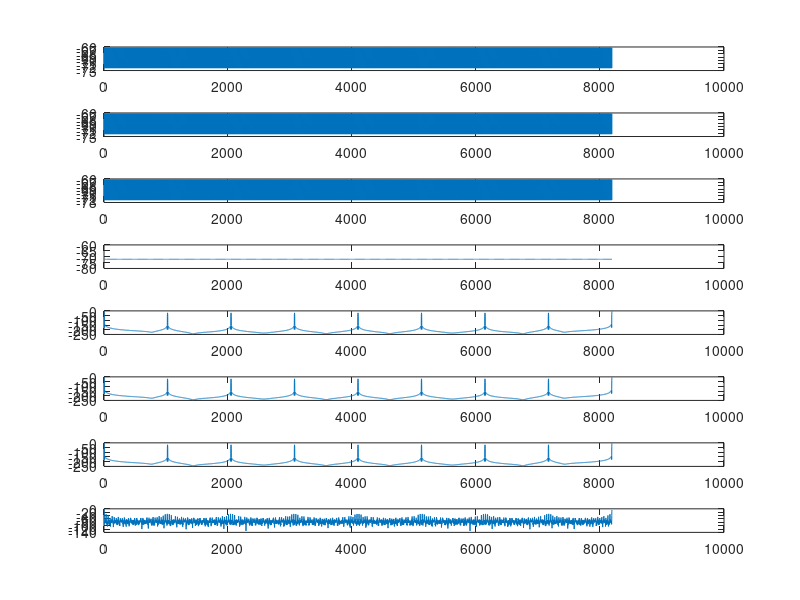

Reproduce this figure in MATLAB.
% Uppgift 1 %
close all

N = 8;
n = 0:1000;
i1 = sin(0.25*pi.*n);
i2 = 0.75*cos((0.5*pi*n)+0.05*pi);
i3 = 0.5*sin((0.75*pi*n)+0.1*pi);
x = i1+i2+i3;
X=fft(x,N);

subplot(2,1,1);
stem(abs(X));       % |x|
ylabel('abs','FontName','times','fontSize',18); 
subplot(2,1,2);
stem(angle(X));     %
ylabel('angle','FontName','times','fontSize',18); 

% COMPARE THE ABS AND ANGLE OF PREP 2 %
% COMPARE THE ABS AND ANGLE OF PREP 2 %

%% 
% Uppgift 2-A %
close all

N1 = 8192;          % Default sample rate
N2 = 10004;
N3 = 16384;
n1=0:(N1-1);
n2=0:(N2-1);
n3=0:(N3-1);
x1 = cos(0.25*pi*n1);
x2 = cos(0.25*pi*n2);
x3 = cos(0.25*pi*n3);
% Calculate N-point DFT
X1=fft(x1,N1);
X2=fft(x2,N2);
X3=fft(x3,N3);
% Quantity of the Y-axis with log-scale
L1 = 20*log10(2*abs(X1)/N1);
L2 = 20*log10(2*abs(X2)/N2);
L3 = 20*log10(2*abs(X3)/N3);

subplot(3,1,1);
plot(L1);
xlabel('N1 (8192)','FontName','times','fontSize',18);
ylabel('Ampl spect','FontName','times','fontSize',12); 
subplot(3,1,2);
plot(L2);
%plot(X2);
xlabel('N2 (10004)','FontName','times','fontSize',18);
ylabel('Ampl spect','FontName','times','fontSize',12); 
subplot(3,1,3);
plot(L3);
xlabel('N3 (16384)','FontName','times','fontSize',18);
ylabel('Ampl spect','FontName','times','fontSize',12); 

%% 
% Uppgift 2-B %
close all

N1 = 8192;
N2 = 10004;
N3 = 16384;
k1 = 0:N1-1;
k2 = 0:N2-1;
k3 = 0:N3-1;
n1=0:(N1-1);
n2=0:(N2-1);
n3=0:(N3-1);
x1 = cos(0.25*pi*n1);
x2 = cos(0.25*pi*n2);
x3 = cos(0.25*pi*n3);
w1 = window(@blackmanharris,N1)';
w2 = window(@blackmanharris,N2)';
w3 = window(@blackmanharris,N3)';
% Calculate N-point DFT
X1=fft(x1.*w1,N1);
X2=fft(x2.*w2,N2);
X3=fft(x3.*w3,N3);
% Quantity of the Y-axis
L1 = 20*log10(2*abs(X1)/N1);
L2 = 20*log10(2*abs(X2)/N2);
L3 = 20*log10(2*abs(X3)/N3);

subplot(3,1,1);
plot(L1);
subplot(3,1,2);
plot(L2);
subplot(3,1,3);
plot(L3);

%% 
% Uppgift 3-A %
close all

N1 = 8192;
N2 = 10004;
N3 = 16384;
n1=0:(N1-1);
n2=0:(N2-1);
n3=0:(N3-1);
x1 = cos(0.249*pi*n1);
x2 = cos(0.249*pi*n2);
x3 = cos(0.249*pi*n3);
% Calculate N-point DFT
X1=fft(x1,N1);
X2=fft(x2,N2);
X3=fft(x3,N3);
% Quantity of the Y-axis
L1 = 20*log10(2*abs(X1)/N1);
L2 = 20*log10(2*abs(X2)/N2);
L3 = 20*log10(2*abs(X3)/N3);

subplot(3,1,1);
plot(L1);
subplot(3,1,2);
plot(L2);
subplot(3,1,3);
plot(L3);

%% 
% Uppgift 3-B %
close all

N1 = 8192;
N2 = 10004;
N3 = 16384;
k1 = 0:N1-1;
k2 = 0:N2-1;
k3 = 0:N3-1;
n1=0:(N1-1);
n2=0:(N2-1);
n3=0:(N3-1);
x1 = cos(0.249*pi*n1);
x2 = cos(0.249*pi*n2);
x3 = cos(0.249*pi*n3);
w1 = window(@blackmanharris,N1)';
w2 = window(@blackmanharris,N2)';
w3 = window(@blackmanharris,N3)';
% Calculate N-point DFT
X1=fft(x1.*w1,N1);
X2=fft(x2.*w2,N2);
X3=fft(x3.*w3,N3);
% Quantity of the Y-axis
L1 = 20*log10(2*abs(X1)/N1);
L2 = 20*log10(2*abs(X2)/N2);
L3 = 20*log10(2*abs(X3)/N3);

subplot(3,1,1);
plot(L1);
subplot(3,1,2);
plot(L2);
subplot(3,1,3);
plot(L3);

%% 
% Uppgift 4 %
close all

N1 = 8192;
N2 = 10004;
N3 = 16384;
n1=0:(N1-1);
n2=0:(N2-1);
n3=0:(N3-1);
% "For both x(n) = cos(0.25*pi*n)"
x1 = cos(0.25*pi*n1);
x2 = cos(0.25*pi*n2);
x3 = cos(0.25*pi*n3);
% "and x(n) = cos(0.249*pi*n)"
x4 = cos(0.249*pi*n1);
x5 = cos(0.249*pi*n2);
x6 = cos(0.249*pi*n3);
% Quantaize samples to 10 bits
B = 10;
Y1 =  round(x1*2^(B-1)/2^B-1);
Y4 =  round(x4*2^(B-1)/2^B-1);
% compute the spectra for Q(x(n) = cos(0.25*pi*n))
L1 = 20*log10(2*abs(Y1)/N1);
% compute the spectra for Q(x(n) = cos(0.249*pi*n))
L2 = 20*log10(2*abs(Y4)/N1);

%Plot the spectra in dB scale
subplot(4,1,1);
plot(L1);
subplot(4,1,2);
plot(L2);
%Define blackman-harris, fft for quantized signals
w1 = window(@blackmanharris,N1)';
X1=fft(Y1.*w1,N1);
X4=fft(Y4.*w1,N1);
%Compute spectra in dB scale, Not quantized?
L3 = 20*log10(2*abs(X1)/N1);
L4 = 20*log10(2*abs(X4)/N1);

%Plot the spectra in dB scale, with blackmanharris window
subplot(4,1,3);
plot(L3);
subplot(4,1,4);
plot(L4);

%% 
% Uppgift 5 %
close all

N1 = 8192;
N2 = 10004;
N3 = 16384;
n1=0:(N1-1);
n2=0:(N2-1);
n3=0:(N3-1);
% "For both x(n) = cos(0.25*pi*n)"
x1 = cos(0.25*pi*n1);
x2 = cos(0.25*pi*n2);
x3 = cos(0.25*pi*n3);
% "and x(n) = cos(0.249*pi*n)"
x4 = cos(0.249*pi*n1);
x5 = cos(0.249*pi*n2);
x6 = cos(0.249*pi*n3);
% Quantaize samples to 10 bits
B = 10;
C = 16;
Y1 =  round(x1*2^(B-1)/2^B-1); % 10 bits 0.25
Y2 =  round(x1*2^(C-1)/2^C-1); % 16 bits 0.25
Y3 =  round(x1*2^(C-1)/2^C-1); % 10 bits 0.249
Y4 =  round(x4*2^(B-1)/2^B-1); % 16 bits 0.249
   
% compute the spectra for Q(x(n) = cos(0.25*pi*n))
L1 = 20*log10(2*abs(Y1)/N1); % 10 bits
L2 = 20*log10(2*abs(Y2)/N1); % 16 bits
% compute the spectra for Q(x(n) = cos(0.249*pi*n))
L3 = 20*log10(2*abs(Y3)/N1); % 10 bits
L4 = 20*log10(2*abs(Y4)/N1); % 16 bits
%Plot the spectra in dB scale
subplot(8,1,1);
plot(L1); %10 bits 0.25
subplot(8,1,2);
plot(L2);  %16 bits 0.25
subplot(8,1,3);
plot(L3); %10 bits 0.249
subplot(8,1,4);
plot(L4); %16 bits 0.249
%Define blackman-harris, fft for quantized signals
w1 = window(@blackmanharris,N1)';
X1=fft(Y1.*w1,N1); % 10 bits 0.25
X2=fft(Y2.*w1,N1); % 16 bits 0.25
X3=fft(Y3.*w1,N1); % 10 bits 0.249
X4=fft(Y4.*w1,N1); % 16 bits 0.249
%Compute spectra in dB scale, Not quantized?
L5 = 20*log10(2*abs(X1)/N1); % 10 bits 0.25
L6 = 20*log10(2*abs(X2)/N1); % 16 bits 0.25
L7 = 20*log10(2*abs(X3)/N1); % 10 bits 0.249
L8 = 20*log10(2*abs(X4)/N1); % 16 bits 0.249

%Plot the spectra in dB scale, with blackmanharris window
subplot(8,1,5); %10 bits 0.25
plot(L5);
subplot(8,1,6); %16 bits 0.25
plot(L6);
subplot(8,1,7);%10 bits 0.249
plot(L7);
subplot(8,1,8);%16 bits 0.249
plot(L8);

%% 
% Uppgift 6 %
close all

N1 = 8192;
N2 = 10004;
N3 = 16384;
n1=0:(N1-1);
n2=0:(N2-1);
n3=0:(N3-1);
% "For both x(n) = cos(0.25*pi*n)"
x1 = cos(0.25*pi*n1);
x2 = cos(0.25*pi*n2);
x3 = cos(0.25*pi*n3);
% "and x(n) = cos(0.249*pi*n)"
x4 = cos(0.249*pi*n1)+0.01*(abs(cos(0.249*pi*n1)).^2);
x5 = cos(0.249*pi*n2);
x6 = cos(0.249*pi*n3);
% Quantaize samples to 10 bits
B = 10;
C = 16;
Y1 =  round(x1*2^(B-1)/2^B-1); % 10 bits 0.25
Y2 =  round(x1*2^(C-1)/2^C-1); % 16 bits 0.25
Y3 =  round(x1*2^(C-1)/2^C-1); % 10 bits 0.249
Y4 =  round(x4*2^(B-1)/2^B-1); % 16 bits 0.249
   
% compute the spectra for Q(x(n) = cos(0.25*pi*n))
L1 = 20*log10(2*abs(Y1)/N1); % 10 bits
L2 = 20*log10(2*abs(Y2)/N1); % 16 bits
% compute the spectra for Q(x(n) = cos(0.249*pi*n))
L3 = 20*log10(2*abs(Y3)/N1); % 10 bits
L4 = 20*log10(2*abs(Y4)/N1); % 16 bits
%Plot the spectra in dB scale
subplot(8,1,1);
plot(L1); %10 bits 0.25
subplot(8,1,2);
plot(L2);  %16 bits 0.25
subplot(8,1,3);
plot(L3); %10 bits 0.249
subplot(8,1,4);
plot(L4); %16 bits 0.249
%Define blackman-harris, fft for quantized signals
w1 = window(@blackmanharris,N1)';
X1=fft(Y1.*w1,N1); % 10 bits 0.25
X2=fft(Y2.*w1,N1); % 16 bits 0.25
X3=fft(Y3.*w1,N1); % 10 bits 0.249
X4=fft(Y4.*w1,N1); % 16 bits 0.249
%Compute spectra in dB scale, Not quantized?
L5 = 20*log10(2*abs(X1)/N1); % 10 bits 0.25
L6 = 20*log10(2*abs(X2)/N1); % 16 bits 0.25
L7 = 20*log10(2*abs(X3)/N1); % 10 bits 0.249
L8 = 20*log10(2*abs(X4)/N1); % 16 bits 0.249

%Plot the spectra in dB scale, with blackmanharris window
subplot(8,1,5); %10 bits 0.25
plot(L5);
subplot(8,1,6); %16 bits 0.25
plot(L6);
subplot(8,1,7);%10 bits 0.249
plot(L7);
subplot(8,1,8);%16 bits 0.249
plot(L8);

%% 
